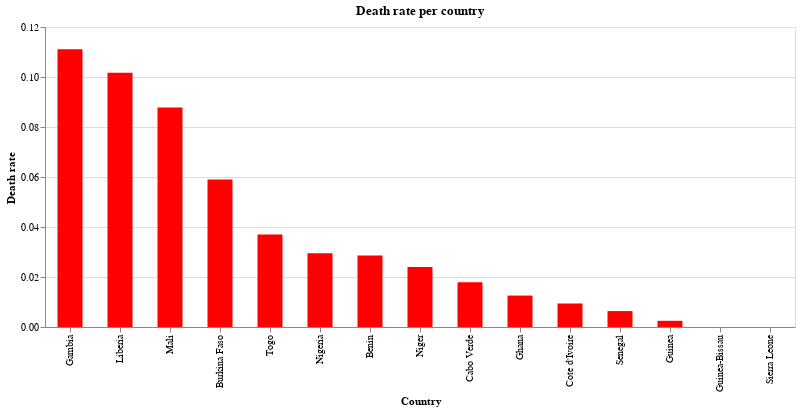

Source (notebook cell):
### Markdown cell above
### Death rate per Country

### Code cell
source = covid_ana_sort

alt.Chart(source).mark_bar(size = 25).encode(x = alt.X('Country', sort='-y'), y = 'Death rate', color = alt.value('red'),).properties(width = alt.Step(50), height = 300, title = 'Death rate per country').interactive()

### Figure 1 — Vega-Lite specification as saved in the notebook (floating-point values rounded to 4 significant figures)
{"config": {"view": {"continuousWidth": 400, "continuousHeight": 300}}, "data": {"name": "data-e25325275136ee7f62b26f6b5ee63b56"}, "mark": {"type": "bar", "size": 25}, "encoding": {"color": {"value": "red"}, "x": {"type": "nominal", "field": "Country", "sort": "-y"}, "y": {"type": "quantitative", "field": "Death rate"}}, "height": 300, "selection": {"selector003": {"type": "interval", "bind": "scales", "encodings": ["x", "y"]}}, "title": "Death rate per country", "width": {"step": 50}, "$schema": "https://vega.github.io/schema/vega-lite/v4.0.2.json", "datasets": {"data-e25325275136ee7f62b26f6b5ee63b56": [{"Country": "Cote d'Ivoire", "Lat": 7.54, "Long": -5.547, "Date": "2020-04-15T00:00:00", "Confirmed_cases": 638, "Dead": 6, "Recovered": 114, "ill people": 524, "Death rate": 0.009404, "Recovered rate": 0.1787}, {"Country": "Ghana", "Lat": 7.947, "Long": -1.023, "Date": "2020-04-15T00:00:00", "Confirmed_cases": 636, "Dead": 8, "Recovered": 17, "ill people": 619, "Death rate": 0.01258, "Recovered rate": 0.02673}, {"Country": "Niger", "Lat": 17.61, "Long": 8.082, "Date": "2020-04-15T00:00:00", "Confirmed_cases": 584, "Dead": 14, "Recovered": 90, "ill people": 494, "Death rate": 0.02397, "Recovered rate": 0.1541}, {"Country": "Burkina Faso", "Lat": 12.24, "Long": -1.562, "Date": "2020-04-15T00:00:00", "Confirmed_cases": 542, "Dead": 32, "Recovered": 226, "ill people": 316, "Death rate": 0.05904, "Recovered rate": 0.417}, {"Country": "Nigeria", "Lat": 9.082, "Long": 8.675, "Date": "2020-04-15T00:00:00", "Confirmed_cases": 407, "Dead": 12, "Recovered": 128, "ill people": 279, "Death rate": 0.02948, "Recovered rate": 0.3145}, {"Country": "Guinea", "Lat": 9.946, "Long": -9.697, "Date": "2020-04-15T00:00:00", "Confirmed_cases": 404, "Dead": 1, "Recovered": 31, "ill people": 373, "Death rate": 0.002475, "Recovered rate": 0.07673}, {"Country": "Senegal", "Lat": 14.5, "Long": -14.45, "Date": "2020-04-15T00:00:00", "Confirmed_cases": 314, "Dead": 2, "Recovered": 190, "ill people": 124, "Death rate": 0.006369, "Recovered rate": 0.6051}, {"Country": "Mali", "Lat": 17.57, "Long": -3.996, "Date": "2020-04-15T00:00:00", "Confirmed_cases": 148, "Dead": 13, "Recovered": 34, "ill people": 114, "Death rate": 0.08784, "Recovered rate": 0.2297}, {"Country": "Togo", "Lat": 8.62, "Long": 0.8248, "Date": "2020-04-15T00:00:00", "Confirmed_cases": 81, "Dead": 3, "Recovered": 35, "ill people": 46, "Death rate": 0.03704, "Recovered rate": 0.4321}, {"Country": "Liberia", "Lat": 6.428, "Long": -9.43, "Date": "2020-04-15T00:00:00", "Confirmed_cases": 59, "Dead": 6, "Recovered": 4, "ill people": 55, "Death rate": 0.1017, "Recovered rate": 0.0678}, {"Country": "Cabo Verde", "Lat": 16.54, "Long": -23.04, "Date": "2020-04-15T00:00:00", "Confirmed_cases": 56, "Dead": 1, "Recovered": 1, "ill people": 55, "Death rate": 0.01786, "Recovered rate": 0.01786}, {"Country": "Guinea-Bissau", "Lat": 11.8, "Long": -15.18, "Date": "2020-04-15T00:00:00", "Confirmed_cases": 43, "Dead": 0, "Recovered": 0, "ill people": 43, "Death rate": 0.0, "Recovered rate": 0.0}, {"Country": "Benin", "Lat": 9.308, "Long": 2.316, "Date": "2020-04-15T00:00:00", "Confirmed_cases": 35, "Dead": 1, "Recovered": 18, "ill people": 17, "Death rate": 0.02857, "Recovered rate": 0.5143}, {"Country": "Sierra Leone", "Lat": 8.461, "Long": -11.78, "Date": "2020-04-15T00:00:00", "Confirmed_cases": 13, "Dead": 0, "Recovered": 0, "ill people": 13, "Death rate": 0.0, "Recovered rate": 0.0}, {"Country": "Gambia", "Lat": 13.44, "Long": -15.31, "Date": "2020-04-15T00:00:00", "Confirmed_cases": 9, "Dead": 1, "Recovered": 2, "ill people": 7, "Death rate": 0.1111, "Recovered rate": 0.2222}]}}
